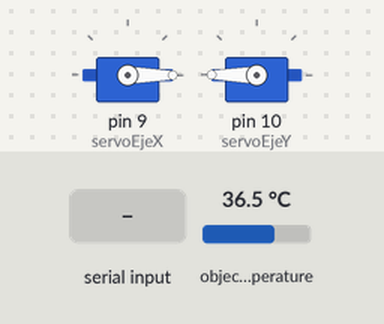
Bench run of a sketch on a simulated Arduino Uno, built with avr-gcc and run on an emulated ATmega328P. On the bench: 2 × servo. The test bench sets the inputs (shaded band); at power-on: object temperature 36.5 °C. What the sketch prints to the serial monitor is not drawn.

Above: at 1.2 s.
1.3 s: "30,150\n" received over Serial
At 2.45 s:
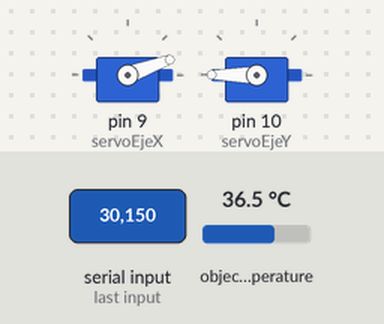
4.3 s: "2\n" received over Serial
At 5.0 s:
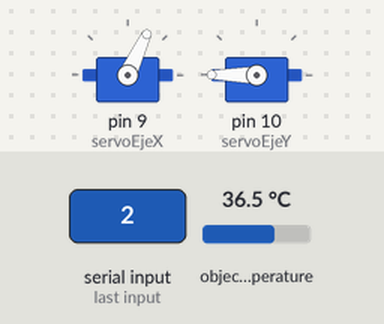
5.8 s: "1\n" received over Serial
At 6.43 s:
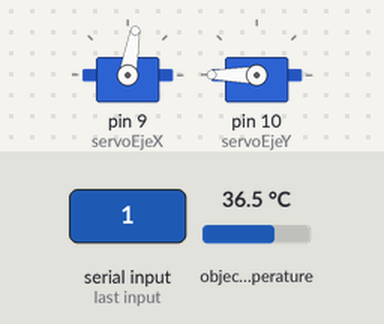
8.8 s: "3\n" received over Serial
At 10.0 s:
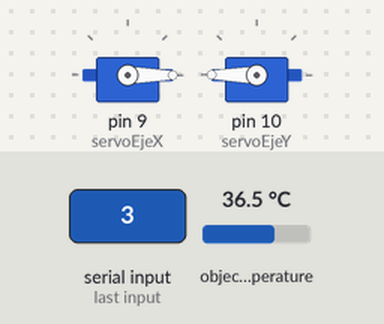
Timing chart, 0 to 11.3 s (numbered marks = the images above; inputs shaded):
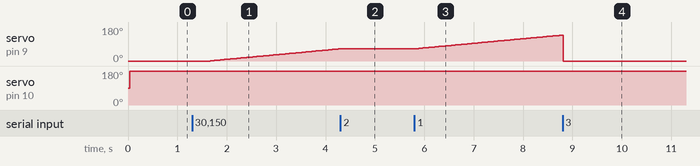

The sketch:

arduino.ino
```cpp
#include <Wire.h>
#include "Adafruit_MLX90614.h"
#include <Servo.h>

Adafruit_MLX90614 sensor = Adafruit_MLX90614();
Servo servoEjeX;
Servo servoEjeY;

int desplazamiento;
int contEscaneo;

boolean flagPositivo;
boolean flagTerminoDesplazamientoX;

enum State
{
    Init,
    Wait,
    Scan
};

enum Input
{
    Unknown,
    Start,
    Pause,
    Continue,
    Stop
};

State currentState;
Input currentInput;

void setup()
{
    Serial.begin(9600);

    // Inicia los servos para que comiencen a funcionar con los respectivos pines
    servoEjeX.attach(9);
    servoEjeY.attach(10);

    currentState = State::Init;

    sensor.begin();
}

void loop()
{
    switch (currentState)
    {
        case State::Init:
            start();
            break;
        case State::Wait:
            delay(100);
            break;
        case State::Scan:
            escanear();
        default:
            break;
    }

    if(readInput())
        MEF_Update();
}

void start(){

    // Inicializa servo ejeX en 0° y el ejeY en 180°
    servoEjeX.write(0);
    delay(40);
    servoEjeY.write(180);
    delay(40);

    desplazamiento = 180; //variable global que ira descontando la posicion del servo del ejeY
    flagPositivo = true;//variable que me indica que el movimiento sera hacia la derecha
    flagTerminoDesplazamientoX = false; //variable que me permite saber cuando termino un desplazamiento en el eje X.
    contEscaneo = 0;//contador para la cantidad de veces que lo tengo que hacer

    currentState = State::Wait;
}

void escanear()
{
    escanearX();

    if (flagTerminoDesplazamientoX)
    {
        if(desplazamiento > 0)
        {
            desplazarY();
            Serial.print("#####"); // Marca de fin de línea
            delay(40);
        }
        else
        {
          Serial.print("#####"); // Marca de fin de línea
          delay(40);
          Serial.print("@@@@@"); // Marca de fin de lectura
          currentState = State::Init;
        }
    }
}

//--------------Funciones de escaneo--------------//

void escanearX()
{
    if (flagPositivo)
        escaneoPositivo();
    else
        escaneoNegativo();
}

/* Funcion que escanea en la direccion positiva.
 * Cuando termina el escaneo habilita el escaneo negativo e indica por medio de un flag
 * que termino el desplazamiento en X.*/
void escaneoPositivo()
{
    Serial.print(sensor.readObjectTempC()); // Leo temperatura °C y la envio al puerto serie

    contEscaneo++;
    if (contEscaneo < 180)
        servoEjeX.write(contEscaneo); // Desplaza al ángulo correspondiente
    else
    {
        flagPositivo=false;
        flagTerminoDesplazamientoX=true;
    }

    delay(40);
}

/* Funcion que escanea en la direccion negativa.
 * Cuando termina el escaneo habilita el escaneo positivo e indica por medio de un flag
 * que termino el desplazamiento en X.*/
void escaneoNegativo()
{
    Serial.print(sensor.readObjectTempC()); // Leo temperatura °C y la envio al puerto serie

    contEscaneo--;
    if (contEscaneo > 0)
        servoEjeX.write(contEscaneo); // Desplaza al ángulo correspondiente
    else
    {
        flagPositivo=true;
        flagTerminoDesplazamientoX=true;
    }

    delay(40);
}

/* Funcion que controla el desplazamiento del servoY.
 * Cuando termino de desplazarse en el eje Y vuelve a poner el flag
 * TerminoDesplazamientoX en falso*/
void desplazarY()
{
    desplazamiento = desplazamiento-5;
    servoEjeY.write(desplazamiento);
    delay(40);
    flagTerminoDesplazamientoX=false;
}

//--------------Función de lectura del puerto serie--------------//
boolean readInput()
{
    currentInput = Input::Unknown;

    if (Serial.available())
    {
        char incomingChar = Serial.read() - '0';

        switch (incomingChar)
        {
            case 1: currentInput = Input::Start; break;
            case 2: currentInput = Input::Pause; break;
            case 3: currentInput = Input::Stop; break;
            default: break;
        }
    }

    if(currentInput == Input::Unknown)
        return false;
    else
        return true;
}

//--------------Función para cambiar el estado y realizar llamar a las funciones--------------//
void MEF_Update()
{
    switch (currentState)
    {
        case State::Init: currentState = State::Wait; break;
        case State::Wait:
            if(currentInput == Input::Start)
                currentState = State::Scan;
            else if(currentInput == Input::Stop)
            {
                Serial.print("@@@@@"); // Marca de fin de lectura
                currentState = State::Init;
            }
            break;
        case State::Scan:
            if(currentInput == Input::Pause)
                currentState = State::Wait;
            else if(currentInput == Input::Stop)
            {
                Serial.print("@@@@@"); // Marca de fin de lectura
                currentState = State::Init;
            }
            break;
        default:
            break;
    }
}

void enviar(double temperatura)
{
  while(Serial.availableForWrite() < 8);

  Serial.print(temperatura); // Envio la temperatura al puerto serie
}
```

Measured:
- after the input at 1.3 s, servo on pin 9 (servoEjeX): moves from 0° to 64° over 2.6 s, starting after 0.36 s
- after the input at 4.3 s, servo on pin 9 (servoEjeX): goes on until 4.3 s, then stays 65°
- after the input at 5.8 s, servo on pin 9 (servoEjeX): moves from 65° to 137° over 2.9 s, starting at once
- after the input at 8.8 s, servo on pin 10 (servoEjeY): stays 180° (without the input it goes to 175° after 1.8 s)
